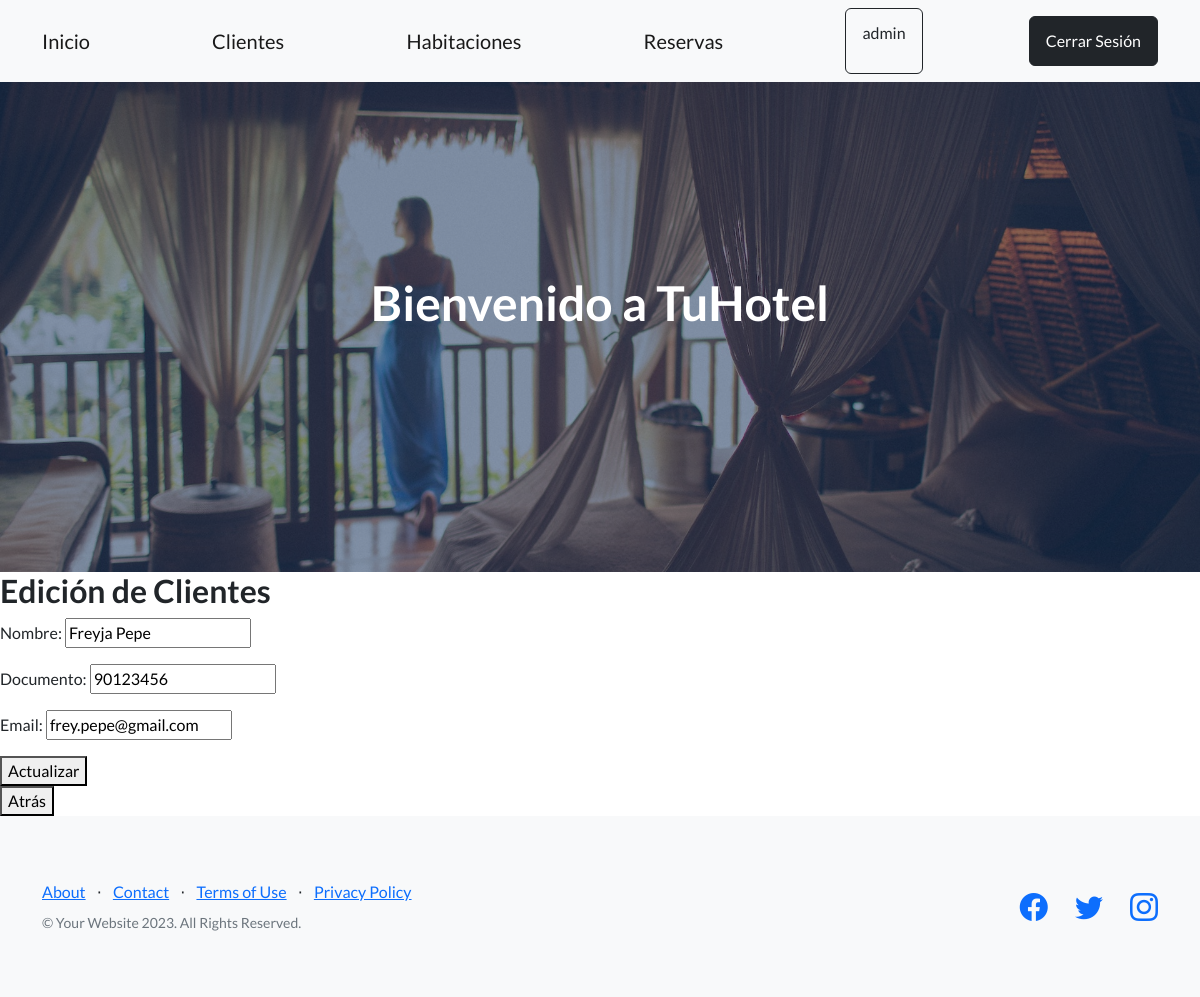
The app's page /apphotel/editar-cliente/1 (signed in) with its own data.
### AppHotel/models.py (models this page shows, shortened)
class Cliente(models.Model):
    nombre = models.CharField(max_length=50)
    documento = models.IntegerField()
    email = models.EmailField(max_length=30)

### AppHotel/views.py (the view)
# urls.py: path('editar-cliente/<int:id>', editar_cliente, name = 'EditarClientes'),
@login_required
def editar_cliente(request, id):
    cliente = Cliente.objects.get(id=id)
    if request.method == 'POST':
        miFormulario = RegistroCliente(request.POST)
        if miFormulario.is_valid():
            data = miFormulario.cleaned_data
            cliente.nombre = data['nombre']
            cliente.documento = data['documento']
            cliente.email = data['email']
            cliente.save()
            lista_clientes = Cliente.objects.all()
            return render(request, 'lista_clientes.html', {'edicion_exitosa': 'Edición realizada con éxito' , "lista_clientes":lista_clientes})
        else:
            lista_clientes = Cliente.objects.all()
            return render(request, 'lista_clientes.html', {'edicion_fallida': 'Datos del formulario inválidos' , "lista_clientes":lista_clientes})
    else:
        miFormulario = RegistroCliente(initial={
            'nombre' : cliente.nombre,
            'documento' : cliente.documento,
            'email' : cliente.email
        })
        return render(request,'editar_cliente.html', {'miFormulario': miFormulario, 'id' : cliente.id})

### AppHotel/forms.py
class RegistroCliente(forms.Form):
    nombre = forms.CharField()
    documento = forms.IntegerField()
    email = forms.EmailField()

### AppHotel/templates/editar_cliente.html
{% extends 'base.html' %}
{% load static %}
{% block contenido_cambio %}
    <h2>Edición de Clientes</h2>
    <form action="{% url 'EditarClientes' id %}" method="POST"> {% csrf_token %}
        {{ miFormulario.as_p }}
        <button type='submit'>
            Actualizar
        </button>
    </form>
    <a href="{% url 'ListaClientes' %}">
        <button>Atrás</button>
    </a>
{% endblock contenido_cambio %}

### AppHotel/templates/navbar.html (shortened to what this page needs)
<nav class="navbar navbar-light bg-light static-top">
    <div class="container">
        <a class="navbar-brand" href= {% url 'Inicio' %} >Inicio</a>
        <a class="navbar-brand" href= {% url 'ListaClientes' %} >Clientes</a>
        <a class="navbar-brand" href= {% url 'ListaHabitacion' %} >Habitaciones</a>
        <a class="navbar-brand" href= {% url 'ListaReservas' %} >Reservas</a>
        {% if user.is_authenticated %}
            <a class="btn btn-outline-dark" href="{% url 'EditarUsuario' %}"><p>{{ user.username }}</p></a>
            <a class="btn btn-dark" href= {% url 'Logout' %} >Cerrar Sesión</a>
        {% else %}
            <a class="btn btn-dark" href= {% url 'Login' %}  >Iniciar Sesión</a>
        {% endif %}
    </div>
</nav>

### records on screen
Cliente: nombre "Freyja Pepe", documento "90123456", email "frey.pepe@gmail.com"

### other values on screen
{{ user.username }} "admin"
